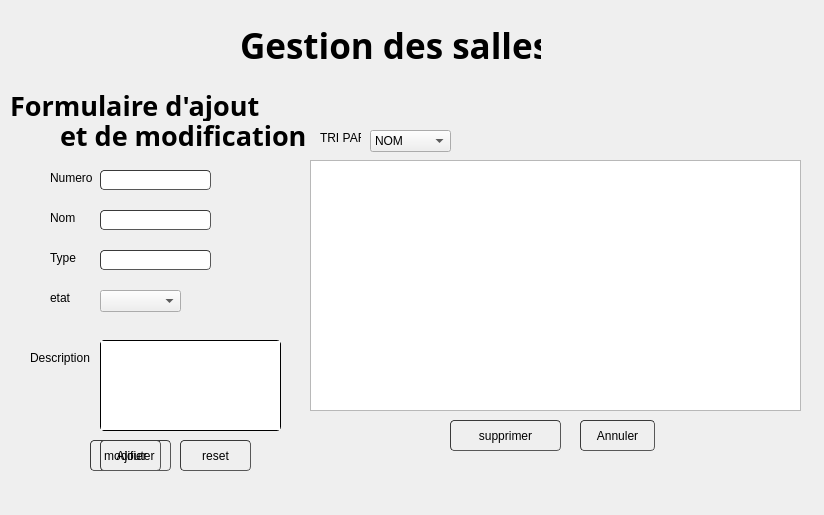
<?xml version="1.0" encoding="UTF-8"?>
<ui version="4.0">
 <class>gestionSalles</class>
 <widget class="QWidget" name="gestionSalles">
  <property name="geometry">
   <rect>
    <x>0</x>
    <y>0</y>
    <width>824</width>
    <height>515</height>
   </rect>
  </property>
  <property name="windowTitle">
   <string>Form</string>
  </property>
  <widget class="QTableView" name="tableView">
   <property name="geometry">
    <rect>
     <x>310</x>
     <y>160</y>
     <width>491</width>
     <height>251</height>
    </rect>
   </property>
   <property name="styleSheet">
    <string notr="true"/>
   </property>
   <property name="editTriggers">
    <set>QAbstractItemView::AnyKeyPressed|QAbstractItemView::CurrentChanged|QAbstractItemView::DoubleClicked|QAbstractItemView::EditKeyPressed</set>
   </property>
   <property name="alternatingRowColors">
    <bool>true</bool>
   </property>
   <property name="sortingEnabled">
    <bool>true</bool>
   </property>
  </widget>
  <widget class="QLabel" name="label_7">
   <property name="geometry">
    <rect>
     <x>240</x>
     <y>30</y>
     <width>301</width>
     <height>31</height>
    </rect>
   </property>
   <property name="font">
    <font>
     <family>Nueva Std</family>
     <pointsize>26</pointsize>
     <weight>75</weight>
     <bold>true</bold>
    </font>
   </property>
   <property name="text">
    <string>Gestion des salles</string>
   </property>
  </widget>
  <widget class="QPushButton" name="supprimer">
   <property name="geometry">
    <rect>
     <x>450</x>
     <y>420</y>
     <width>111</width>
     <height>31</height>
    </rect>
   </property>
   <property name="styleSheet">
    <string notr="true">	border-width: 1px; border-radius: 4px;
	border-color: rgb(58, 58, 58);
	border-style: inset;
	padding: 0 8px;


	selection-color: rgb(60, 63, 65);</string>
   </property>
   <property name="text">
    <string>supprimer</string>
   </property>
   <property name="icon">
    <iconset>
     <normaloff>:/logo/delete.png</normaloff>:/logo/delete.png</iconset>
   </property>
  </widget>
  <widget class="QLabel" name="label_11">
   <property name="geometry">
    <rect>
     <x>50</x>
     <y>290</y>
     <width>91</width>
     <height>16</height>
    </rect>
   </property>
   <property name="text">
    <string>etat</string>
   </property>
  </widget>
  <widget class="QPushButton" name="ajouter">
   <property name="geometry">
    <rect>
     <x>100</x>
     <y>440</y>
     <width>71</width>
     <height>31</height>
    </rect>
   </property>
   <property name="styleSheet">
    <string notr="true">	border-width: 1px; border-radius: 4px;
	border-color: rgb(58, 58, 58);
	border-style: inset;
	padding: 0 8px;


	selection-color: rgb(60, 63, 65);</string>
   </property>
   <property name="text">
    <string>Ajouter</string>
   </property>
   <property name="icon">
    <iconset resource="../images.qrc">
     <normaloff>:/images/icons8_add_new_96px.png</normaloff>:/images/icons8_add_new_96px.png</iconset>
   </property>
  </widget>
  <widget class="QLabel" name="numero_t">
   <property name="geometry">
    <rect>
     <x>80</x>
     <y>190</y>
     <width>201</width>
     <height>20</height>
    </rect>
   </property>
   <property name="text">
    <string/>
   </property>
  </widget>
  <widget class="QLineEdit" name="type">
   <property name="geometry">
    <rect>
     <x>100</x>
     <y>250</y>
     <width>111</width>
     <height>20</height>
    </rect>
   </property>
   <property name="styleSheet">
    <string notr="true">	border-width: 1px; border-radius: 4px;
	border-color: rgb(58, 58, 58);
	border-style: inset;
	padding: 0 8px;


	selection-background-color: rgb(187, 187, 187);
	selection-color: rgb(60, 63, 65);</string>
   </property>
  </widget>
  <widget class="QLabel" name="etat_t">
   <property name="geometry">
    <rect>
     <x>100</x>
     <y>310</y>
     <width>201</width>
     <height>20</height>
    </rect>
   </property>
   <property name="text">
    <string/>
   </property>
  </widget>
  <widget class="QTextEdit" name="description">
   <property name="geometry">
    <rect>
     <x>100</x>
     <y>340</y>
     <width>181</width>
     <height>91</height>
    </rect>
   </property>
   <property name="styleSheet">
    <string notr="true">	border-width: 1px; border-radius: 4px;

	border-style: inset;


</string>
   </property>
   <property name="html">
    <string>&lt;!DOCTYPE HTML PUBLIC &quot;-//W3C//DTD HTML 4.0//EN&quot; &quot;http://www.w3.org/TR/REC-html40/strict.dtd&quot;&gt;
&lt;html&gt;&lt;head&gt;&lt;meta name=&quot;qrichtext&quot; content=&quot;1&quot; /&gt;&lt;style type=&quot;text/css&quot;&gt;
p, li { white-space: pre-wrap; }
&lt;/style&gt;&lt;/head&gt;&lt;body style=&quot; font-family:'MS Shell Dlg 2'; font-size:8.25pt; font-weight:400; font-style:normal;&quot;&gt;
&lt;p style=&quot;-qt-paragraph-type:empty; margin-top:0px; margin-bottom:0px; margin-left:0px; margin-right:0px; -qt-block-indent:0; text-indent:0px;&quot;&gt;&lt;br /&gt;&lt;/p&gt;&lt;/body&gt;&lt;/html&gt;</string>
   </property>
  </widget>
  <widget class="QLineEdit" name="nom">
   <property name="geometry">
    <rect>
     <x>100</x>
     <y>210</y>
     <width>111</width>
     <height>20</height>
    </rect>
   </property>
   <property name="styleSheet">
    <string notr="true">	border-width: 1px; border-radius: 4px;
	border-color: rgb(58, 58, 58);
	border-style: inset;
	padding: 0 8px;

	selection-background-color: rgb(187, 187, 187);
	selection-color: rgb(60, 63, 65);</string>
   </property>
  </widget>
  <widget class="QComboBox" name="comboBox">
   <property name="geometry">
    <rect>
     <x>370</x>
     <y>130</y>
     <width>81</width>
     <height>22</height>
    </rect>
   </property>
   <property name="styleSheet">
    <string notr="true"/>
   </property>
   <item>
    <property name="text">
     <string>NOM</string>
    </property>
   </item>
   <item>
    <property name="text">
     <string>Numero</string>
    </property>
   </item>
  </widget>
  <widget class="QLabel" name="label_10">
   <property name="geometry">
    <rect>
     <x>50</x>
     <y>250</y>
     <width>91</width>
     <height>16</height>
    </rect>
   </property>
   <property name="text">
    <string>Type</string>
   </property>
  </widget>
  <widget class="QLabel" name="label_5">
   <property name="geometry">
    <rect>
     <x>50</x>
     <y>210</y>
     <width>51</width>
     <height>16</height>
    </rect>
   </property>
   <property name="text">
    <string>Nom</string>
   </property>
  </widget>
  <widget class="QLabel" name="label_9">
   <property name="geometry">
    <rect>
     <x>50</x>
     <y>170</y>
     <width>111</width>
     <height>16</height>
    </rect>
   </property>
   <property name="text">
    <string>Numero</string>
   </property>
  </widget>
  <widget class="QLabel" name="label_6">
   <property name="geometry">
    <rect>
     <x>30</x>
     <y>350</y>
     <width>71</width>
     <height>16</height>
    </rect>
   </property>
   <property name="text">
    <string>Description</string>
   </property>
  </widget>
  <widget class="QLabel" name="type_t">
   <property name="geometry">
    <rect>
     <x>100</x>
     <y>270</y>
     <width>201</width>
     <height>20</height>
    </rect>
   </property>
   <property name="text">
    <string/>
   </property>
  </widget>
  <widget class="QPushButton" name="annuler">
   <property name="geometry">
    <rect>
     <x>580</x>
     <y>420</y>
     <width>75</width>
     <height>31</height>
    </rect>
   </property>
   <property name="styleSheet">
    <string notr="true">	border-width: 1px; border-radius: 4px;
	border-color: rgb(58, 58, 58);
	border-style: inset;
	padding: 0 8px;


	selection-color: rgb(60, 63, 65);</string>
   </property>
   <property name="text">
    <string>Annuler</string>
   </property>
  </widget>
  <widget class="QLineEdit" name="Numero">
   <property name="geometry">
    <rect>
     <x>100</x>
     <y>170</y>
     <width>111</width>
     <height>20</height>
    </rect>
   </property>
   <property name="styleSheet">
    <string notr="true">	border-width: 1px; border-radius: 4px;
	border-color: rgb(58, 58, 58);
	border-style: inset;
	padding: 0 8px;

	selection-background-color: rgb(187, 187, 187);
	selection-color: rgb(60, 63, 65);</string>
   </property>
  </widget>
  <widget class="QLabel" name="nom_t">
   <property name="geometry">
    <rect>
     <x>100</x>
     <y>230</y>
     <width>201</width>
     <height>20</height>
    </rect>
   </property>
   <property name="text">
    <string/>
   </property>
  </widget>
  <widget class="QLabel" name="label_3">
   <property name="geometry">
    <rect>
     <x>320</x>
     <y>130</y>
     <width>41</width>
     <height>16</height>
    </rect>
   </property>
   <property name="text">
    <string>TRI PAR :</string>
   </property>
  </widget>
  <widget class="QPushButton" name="modifier">
   <property name="geometry">
    <rect>
     <x>90</x>
     <y>440</y>
     <width>71</width>
     <height>31</height>
    </rect>
   </property>
   <property name="styleSheet">
    <string notr="true">	border-width: 1px; border-radius: 4px;
	border-color: rgb(58, 58, 58);
	border-style: inset;
	padding: 0 8px;


	selection-color: rgb(60, 63, 65);</string>
   </property>
   <property name="text">
    <string>modifier</string>
   </property>
   <property name="icon">
    <iconset resource="../images.qrc">
     <normaloff>:/images/icons8_update_24px.png</normaloff>:/images/icons8_update_24px.png</iconset>
   </property>
  </widget>
  <widget class="QPushButton" name="reset">
   <property name="geometry">
    <rect>
     <x>180</x>
     <y>440</y>
     <width>71</width>
     <height>31</height>
    </rect>
   </property>
   <property name="styleSheet">
    <string notr="true">	border-width: 1px; border-radius: 4px;
	border-color: rgb(58, 58, 58);
	border-style: inset;
	padding: 0 8px;


	selection-color: rgb(60, 63, 65);</string>
   </property>
   <property name="text">
    <string>reset</string>
   </property>
   <property name="icon">
    <iconset resource="../images.qrc">
     <normaloff>:/images/icons8_synchronize_24px_1.png</normaloff>:/images/icons8_synchronize_24px_1.png</iconset>
   </property>
  </widget>
  <widget class="QComboBox" name="etat">
   <property name="geometry">
    <rect>
     <x>100</x>
     <y>290</y>
     <width>81</width>
     <height>22</height>
    </rect>
   </property>
   <property name="styleSheet">
    <string notr="true"/>
   </property>
  </widget>
  <widget class="QLabel" name="label_8">
   <property name="geometry">
    <rect>
     <x>10</x>
     <y>90</y>
     <width>251</width>
     <height>31</height>
    </rect>
   </property>
   <property name="font">
    <font>
     <family>Sitka Subheading</family>
     <pointsize>20</pointsize>
     <weight>75</weight>
     <bold>true</bold>
    </font>
   </property>
   <property name="text">
    <string>Formulaire d'ajout</string>
   </property>
  </widget>
  <widget class="QLabel" name="label_13">
   <property name="geometry">
    <rect>
     <x>60</x>
     <y>120</y>
     <width>251</width>
     <height>31</height>
    </rect>
   </property>
   <property name="font">
    <font>
     <family>Sitka Subheading</family>
     <pointsize>20</pointsize>
     <weight>75</weight>
     <bold>true</bold>
    </font>
   </property>
   <property name="text">
    <string>et de modification</string>
   </property>
  </widget>
 </widget>
 <resources>
  <include location="../images.qrc"/>
 </resources>
 <connections/>
</ui>
